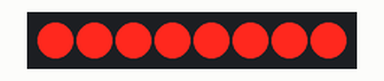
Bench run of a program on a simulated Raspberry Pi Pico running MicroPython. Shown: 8 shift-register outputs drawn as a row of LEDs (first output left, lit = HIGH).

Above: at 0.1 s.
At 4.1 s:
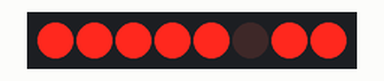
At 9.1 s:
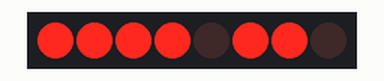
At 19.1 s:
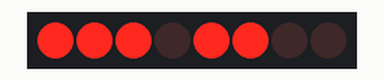
At 28.1 s:
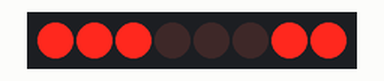
At 38.1 s:
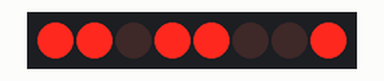
Timing chart, 0 to 40.0 s (numbered marks = the images above):
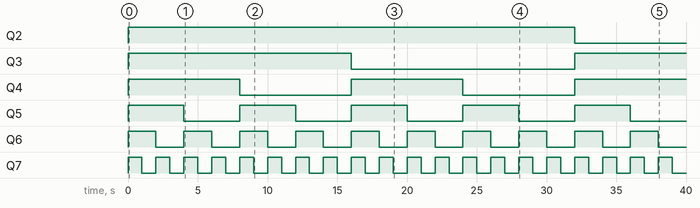

Measured:
- by itself, Q2: LOW → HIGH at 0.00 s, → LOW 32.0 s later
- by itself, Q3: LOW → HIGH at 0.00 s, → LOW 16.0 s later, → HIGH 16.0 s later
- by itself, Q4: alternates HIGH for 8.0 s and LOW for 8.0 s
- by itself, Q5: alternates HIGH for 4.0 s and LOW for 4.0 s
- by itself, Q6: alternates HIGH for 2.0 s and LOW for 2.0 s
- by itself, Q7: alternates HIGH for 1.0 s and LOW for 1.0 s

The program:

fade_in_out_shift_reg.py
```python
from machine import Pin, SPI
import time

# Initialize the shift register
data_pin = Pin(13, Pin.OUT)
clock_pin = Pin(14, Pin.OUT)
latch_pin = Pin(15, Pin.OUT)

# Create a function to update the shift register
def update_shift_register(value):
    data_pin.value(1)
    latch_pin.value(0)
    for i in range(8):
        if value & (1 << i):
            data_pin.value(0)
        else:
            data_pin.value(1)
        clock_pin.value(0)
        clock_pin.value(1)
    latch_pin.value(1)

# Set the initial value of the shift register
value = 0

while True:
    # Update the shift register with the current value
    update_shift_register(value)

    # Wait for a short time
    time.sleep(1)

    # Increment the value of the shift register
    value += 1
    if value > 0b11111111:
        # Reset the value of the shift register
        value = 0
    elif value > 0b01111111:
        # Keep the last two LEDs on
        value = 0b01111111
    elif value > 0b00111111:
        # Keep the last three LEDs on
        value = 0b00111111
```
